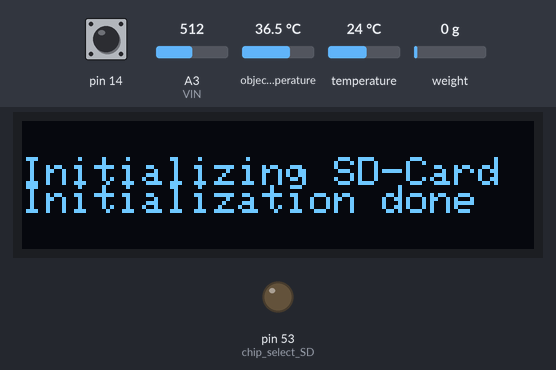
Simulated run of this sketch. Board: Arduino Mega 2560, built with avr-gcc and run on an emulated ATmega2560. Shown: 128×32 one-colour display, output pins drawn as LEDs (lit = HIGH). Inputs (shaded band) come from the test bench; at power-on: weight on the scale 0 g, A3 (VIN) = 512, pin 14 HIGH, object temperature 36.5 °C, temperature 24 °C. The local clock reads 2024-03-15 10:24:30 at power-on unless the sketch sets it; storage starts empty; what the sketch prints to the serial monitor is not drawn.

Above: at 6.2 s.
At 10.3 s:
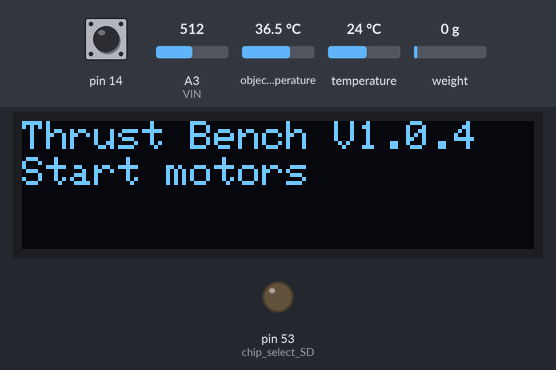
10.4 s: weight on the scale set to 8 g
12.4 s: weight on the scale set to 11 g
At 14.1 s:
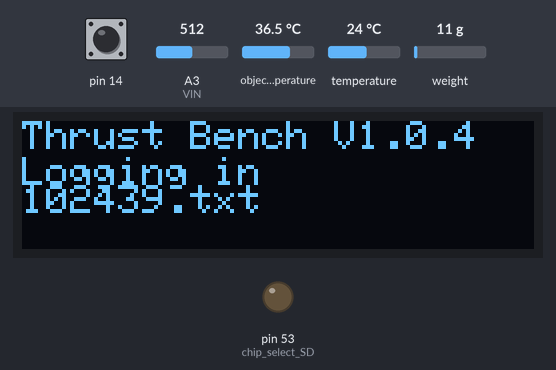
16.6 s: A3 (VIN) set to 490
Timing chart, 0 to 19.6 s (numbered marks = the images above; inputs shaded):
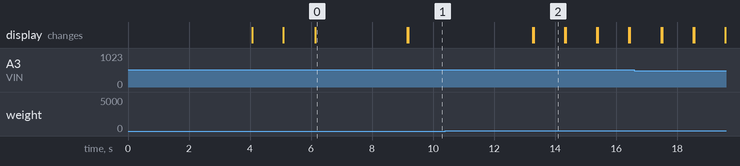

Measured:
- the behaviour switches between 9 and 10 g on weight on the scale (found by bisection; images 1 and 2)
- after the input at 10.4 s, every drawn part: stays the same
- after the input at 12.4 s, the display: first changes after 0.86 s (image 2 shows a later state)
- what the display in image 0 shows lasts 3.1 s, from 6.1 s to 9.2 s
- what the display in image 2 shows lasts 1.0 s, from 13.3 s to 14.3 s

The sketch:

Thrust_bench_v1_0_5.ino
```cpp
#include <SPI.h>
#include <SD.h>
#include "RTClib.h"
#include <Adafruit_MLX90614.h>
#include <time.h>
#include "HX711.h"
#include <Wire.h>
#include <Adafruit_GFX.h>
#include <Adafruit_SSD1306.h>


#define SCREEN_WIDTH 128 // OLED display width, in pixels
#define SCREEN_HEIGHT 32 // OLED display height, in pixels

#define OLED_RESET     -1 // Reset pin # (or -1 if sharing Arduino reset pin)
#define SCREEN_ADDRESS 0x3C ///< See datasheet for Address; 0x3D for 128x64, 0x3C for 128x32
Adafruit_SSD1306 display(SCREEN_WIDTH, SCREEN_HEIGHT, &Wire, OLED_RESET);

#define VIN A3 // define the Arduino pin A0 as voltage input (V in)
const float VCC   = 5.0;// supply voltage 5V or 3.3V. If using PCB, set to 5V only.
const int model = 0;   // enter the model (see below)

float cutOffLimit = 1.00;// reading cutt off current. 1.00 is 1 Amper


float sensitivity[] ={
          40.0,// for ACS758LCB-050B
          60.0,// for ACS758LCB-050U
          20.0,// for ACS758LCB-100B
          40.0,// for ACS758LCB-100U
          13.3,// for ACS758KCB-150B
          16.7,// for ACS758KCB-150U
          10.0,// for ACS758ECB-200B
          20.0,// for ACS758ECB-200U
         };
float quiescent_Output_voltage [] ={
          0.5,// for ACS758LCB-050B
          0.12,// for ACS758LCB-050U
          0.5,// for ACS758LCB-100B
          0.12,// for ACS758LCB-100U
          0.5,// for ACS758KCB-150B
          0.12,// for ACS758KCB-150U
          0.5,// for ACS758ECB-200B
          0.12,// for ACS758ECB-200U
          };
const float FACTOR = sensitivity[model]/1000;// set sensitivity for selected model
const float QOV =   quiescent_Output_voltage [model] * VCC;// set quiescent Output voltage for selected model
float voltage;// internal variable for voltage
float cutOff = FACTOR/cutOffLimit;// convert current cut off to mV


bool LOG_FLAG = false;
int File_index = 0;
//int myFilename = 0;


Adafruit_MLX90614 mlx = Adafruit_MLX90614();

// HX711 circuit wiring
const int LOADCELL_DOUT_PIN = 5;
const int LOADCELL_SCK_PIN = 4;

HX711 scale;
float THRUST;


File myFile;
String myFilename;

RTC_DS1307 rtc;
//RTC_DS3231 rtc;
String FOLDER_NAME;
String FILE_NAME;

String Data_line;
const int chip_select_SD = 53;


float Ambient_temp;
float Object_temp;


//--------------------------------DISPLAY BITMAP--------------------------------------------------//


// 'airbotix_technology_logo(1)', 128x32px
const unsigned char epd_bitmap_airbotix_technology_logo_1_ [] PROGMEM = {
	0x00, 0x00, 0x00, 0x00, 0x00, 0x00, 0x00, 0x00, 0x00, 0x00, 0x00, 0x00, 0x00, 0x00, 0x00, 0x00,
	0x00, 0x00, 0x00, 0x00, 0x00, 0x00, 0x00, 0x00, 0x00, 0x00, 0x00, 0x00, 0x00, 0x00, 0x00, 0x00,
	0x00, 0x14, 0x00, 0x00, 0x00, 0x00, 0x00, 0x00, 0x00, 0x00, 0x00, 0x10, 0x38, 0x42, 0xe0, 0x00,
	0x00, 0x1f, 0xff, 0xff, 0xff, 0xff, 0xff, 0xff, 0xff, 0xff, 0xff, 0xff, 0xff, 0xff, 0xfc, 0x00,
	0x00, 0x1f, 0xff, 0xff, 0xff, 0xff, 0xff, 0xff, 0xff, 0xff, 0xff, 0xff, 0xff, 0xff, 0xfc, 0x00,
	0x00, 0x1f, 0xff, 0xff, 0xff, 0xff, 0xff, 0xff, 0xff, 0xff, 0xff, 0xff, 0xff, 0xff, 0xfc, 0x00,
	0x00, 0x1f, 0xff, 0xff, 0xff, 0xff, 0xff, 0xff, 0xff, 0xff, 0xff, 0xff, 0xff, 0xff, 0xfc, 0x00,
	0x00, 0x1f, 0xff, 0xff, 0xff, 0xff, 0xfc, 0x00, 0x00, 0x3f, 0xff, 0xff, 0xfe, 0x0f, 0xfc, 0x00,
	0x00, 0x1f, 0xff, 0xff, 0xff, 0xff, 0xf0, 0x00, 0x00, 0x0f, 0xff, 0xff, 0xff, 0x03, 0xfc, 0x00,
	0x00, 0x1f, 0xff, 0xff, 0xff, 0xff, 0xe0, 0x00, 0x00, 0x07, 0xff, 0xff, 0xfe, 0x0f, 0xfc, 0x00,
	0x00, 0x1f, 0xff, 0xff, 0xff, 0xff, 0xc0, 0x00, 0x00, 0x01, 0xff, 0xff, 0xf8, 0x3f, 0xfc, 0x00,
	0x00, 0x1f, 0xff, 0xff, 0xff, 0xff, 0x00, 0x00, 0x00, 0x00, 0xff, 0xff, 0xe1, 0xff, 0xfc, 0x00,
	0x00, 0x1f, 0xff, 0xff, 0xff, 0xfe, 0x00, 0x00, 0x00, 0x00, 0x3f, 0xfe, 0x1f, 0xf3, 0xfc, 0x00,
	0x00, 0x1f, 0xff, 0xff, 0xff, 0xfc, 0x00, 0x00, 0x00, 0x00, 0x1f, 0xf0, 0xff, 0x8f, 0xfc, 0x00,
	0x00, 0x1f, 0xff, 0xff, 0xff, 0xf0, 0x00, 0x01, 0xc0, 0x00, 0x0e, 0x0f, 0xf8, 0x7f, 0xfc, 0x00,
	0x00, 0x1f, 0xff, 0xff, 0xff, 0xe0, 0x00, 0x03, 0xe0, 0x00, 0x01, 0xff, 0x83, 0xff, 0xfc, 0x00,
	0x00, 0x1f, 0xff, 0xff, 0xff, 0x80, 0x00, 0x0f, 0xf8, 0x00, 0x3f, 0xf8, 0x3f, 0xff, 0xfc, 0x00,
	0x00, 0x1f, 0xff, 0xff, 0xff, 0x00, 0x00, 0x1f, 0xfc, 0x07, 0xff, 0x03, 0xff, 0xff, 0xfc, 0x00,
	0x00, 0x1f, 0xff, 0xff, 0xfe, 0x00, 0x00, 0x7f, 0xc1, 0xff, 0xe0, 0x1f, 0xff, 0xff, 0xfc, 0x00,
	0x00, 0x1f, 0xff, 0xff, 0xf8, 0x00, 0x00, 0xf0, 0x7f, 0xfc, 0x00, 0x1f, 0xff, 0xff, 0xfc, 0x00,
	0x00, 0x1f, 0xff, 0xff, 0xf0, 0x00, 0x00, 0x1f, 0xff, 0x00, 0x00, 0x07, 0xff, 0xff, 0xfc, 0x00,
	0x00, 0x1f, 0xef, 0xff, 0xe0, 0x00, 0x1f, 0xff, 0x80, 0x20, 0x00, 0x03, 0xff, 0xff, 0xfc, 0x00,
	0x00, 0x1f, 0xc1, 0xff, 0x80, 0x3f, 0xff, 0xc0, 0x0f, 0xf8, 0x00, 0x00, 0xff, 0xff, 0xfc, 0x00,
	0x00, 0x1f, 0xfe, 0x07, 0xff, 0xff, 0xe0, 0x07, 0xff, 0xff, 0xff, 0xff, 0xff, 0xff, 0xfc, 0x00,
	0x00, 0x1f, 0xff, 0xff, 0xff, 0x80, 0x07, 0xff, 0xff, 0xff, 0xff, 0xff, 0xff, 0xff, 0xfc, 0x00,
	0x00, 0x1f, 0xff, 0xf8, 0x00, 0x3f, 0xff, 0xff, 0xff, 0xff, 0xff, 0xff, 0xff, 0xff, 0xfc, 0x00,
	0x00, 0x1f, 0xff, 0xff, 0xff, 0xff, 0xff, 0xff, 0xff, 0xff, 0xff, 0xff, 0xff, 0xff, 0xfc, 0x00,
	0x00, 0x1f, 0xff, 0xff, 0xff, 0xff, 0xff, 0xff, 0xff, 0xff, 0xff, 0xff, 0xff, 0xff, 0xfc, 0x00,
	0x00, 0x1f, 0xff, 0xff, 0xff, 0xff, 0xff, 0xff, 0xff, 0xff, 0xff, 0xff, 0xff, 0xff, 0xfc, 0x00,
	0x00, 0x1f, 0xff, 0xff, 0xff, 0xff, 0xff, 0xff, 0xff, 0xff, 0xff, 0xff, 0xff, 0xff, 0xfc, 0x00,
	0x00, 0x00, 0x00, 0x00, 0x00, 0x00, 0x00, 0x00, 0x00, 0x00, 0x00, 0x00, 0x00, 0x00, 0x00, 0x00,
	0x00, 0x00, 0x00, 0x00, 0x00, 0x00, 0x00, 0x00, 0x00, 0x00, 0x00, 0x00, 0x00, 0x00, 0x00, 0x00
};

// Array of all bitmaps for convenience. (Total bytes used to store images in PROGMEM = 528)
const int epd_bitmap_allArray_LEN = 1;
const unsigned char* epd_bitmap_allArray[1] = {
	epd_bitmap_airbotix_technology_logo_1_
};


String create_folder()
{
  DateTime now = rtc.now();
  String foldername = String (now.year(), DEC) + String (now.month(), DEC) + String (now.day(), DEC);
  return foldername;
}

String get_time()
{
  DateTime now = rtc.now();
  String RTC_TIME = String(now.hour(), DEC) + ":" + String(now.minute(), DEC) + ":" + String(now.second(), DEC);
  return RTC_TIME;

}

String get_filename()
{
  DateTime now = rtc.now();
  String filename = String(now.hour(), DEC) + String(now.minute(), DEC) + String(now.second(), DEC) + ".txt";
  //String filename = String(now.hour(), DEC) + String(now.minute(), DEC) + ".txt";
  return filename;
}

void setup()
{
  Serial.begin(9600);
  //-----------------Display Setup WITH LOGO-------------------------------------//
  // SSD1306_SWITCHCAPVCC = generate display voltage from 3.3V internally
  if(!display.begin(SSD1306_SWITCHCAPVCC, SCREEN_ADDRESS)) {
    Serial.println(F("SSD1306 allocation failed"));
    for(;;); // Don't proceed, loop forever
  }

  display.clearDisplay();

  display.drawBitmap(0,0,epd_bitmap_airbotix_technology_logo_1_,128,32,WHITE);
  display.display();
  delay(4000);
  display.clearDisplay();
  display.display();


//------------------------LOAD CELL SETUP---------------------------------//

  scale.begin(LOADCELL_DOUT_PIN, LOADCELL_SCK_PIN);
  scale.set_scale(-710.f);         // this value is obtained by calibrating the scale with known weights; see the README for details
  scale.tare();


  // SD CARD initialization
  Serial.print("Initializing SD card...");
  display.setTextSize(1);
  display.setCursor(0, 9);
  display.setTextColor(WHITE);
  display.print("Initializing SD-Card");
  display.display();
  //delay(3000);
  //display.clearDisplay();
  //display.display();
  pinMode(chip_select_SD, OUTPUT);

  if (!SD.begin(chip_select_SD)) {
    Serial.println("initialization failed!");
    display.setTextSize(1);
    display.setCursor(0, 20);
    display.setTextColor(WHITE);
    display.print("Insert SD-card");
    display.display();
    delay(10000);
    display.clearDisplay();
    display.display();
    return;
  }

  // RTC initialization
  if (!rtc.begin())
  {
    Serial.println("Couldn't find RTC");
    display.clearDisplay();
    display.display();
    display.setTextSize(1);
    display.setCursor(0, 9);
    display.setTextColor(WHITE);
    display.print("RTC not found");
    display.setCursor(0, 16);
    display.println("Reset after connecting RTC");
    display.display();
    //delay(10000);
    //display.clearDisplay();
    //display.display();
    while (1);
  }
  //Date time update
  if (! rtc.isrunning()){
    rtc.adjust(DateTime(F(__DATE__), F(__TIME__)));
  }
  // MLX initialization

  if (!mlx.begin()) {
    Serial.println("Error connecting to MLX sensor. Check wiring.");
    display.clearDisplay();
    delay(1000);
    display.display();
    display.setTextSize(1);
    display.setCursor(0, 9);
    display.setTextColor(WHITE);
    display.print("MLX Sensor not found");
    display.display();
    //delay(20000);
    //display.clearDisplay();
    //display.display();
    while (1);
  }


  Serial.println("initialization done.");
    //display.clearDisplay();
    delay(1000);
    display.display();
    display.setTextSize(1);
    display.setCursor(0, 16);
    display.setTextColor(WHITE);
    display.print("Initialization done");
    display.display();
    delay(3000);

  FOLDER_NAME = create_folder();
  FILE_NAME = get_filename();

  SD.mkdir(FOLDER_NAME);

  myFile = SD.open(FOLDER_NAME + "/" + FILE_NAME, FILE_WRITE);
  myFilename = FILE_NAME ;

  //myFile.println(THRUST);
  //myFile.println("hello2");
  //Serial.println(myFilename);

  //Emergency button test
  pinMode(14,INPUT_PULLUP);

    display.clearDisplay();
    display.display();


    display.setCursor(0, 9);
    display.setTextColor(WHITE);
    display.setTextSize(1);
    display.print("Start motors");
    display.display();

}


void loop()
{

   display.setCursor(0, 0);
   display.setTextColor(WHITE);
   display.setTextSize(1);
   display.print("Thrust Bench V1.0.4");
   display.display();

  //-------------------Current Reading---------------------------//

  float voltage_raw =   (5.0 / 1023.0)* analogRead(VIN);// Read the voltage from sensor
  voltage =  voltage_raw - QOV + 0.007 ;// 0.007 is a value to make voltage zero when there is no current
  float current = voltage / FACTOR;
  if(abs(voltage) > cutOff ){
    Serial.print("V: ");
    Serial.print(voltage,3);// print voltage with 3 decimal places
    Serial.print("V, I: ");
    Serial.print(current,2); // print the current with 2 decimal places
    Serial.println("A");
  }
  /*}else{
    //Serial.println("No Current");

  }*/
  delay(500);

  // Reading motor thrust
  THRUST = scale.get_units(5);

  // Reading Temperature from MLX
  Ambient_temp = mlx.readAmbientTempC();
  Object_temp = mlx.readObjectTempC();

  Data_line = get_time() + "\t" + String(Ambient_temp) + "\t" + String(Object_temp) + "\t" + String(THRUST) + "\t" + String(current,2);
  Serial.println(Data_line);

  if (THRUST >= 10 && THRUST < 500)
  {
    LOG_FLAG = true;
    //myFile = SD.open(FOLDER_NAME + "/" + FILE_NAME, FILE_WRITE);
  }
  else if (THRUST < 10 )
  {
    //myFile.close();
  }

  /*if (!LOG_FLAG){
    display.setCursor(0, 9);
         display.setTextColor(WHITE);
         display.setTextSize(1);
         display.print("Start motors");
         display.display();
  }*/

  if (LOG_FLAG)
  {
    if (!SD.exists(FOLDER_NAME))
    {
      Serial.println("File does not exists!!!");
    }
    else
    {
      int button_state = digitalRead(14);

      if (button_state == HIGH) {
      // close the file:

         Serial.println("NORMAL");
         Serial.print("logging");
         myFile.println(Data_line);
         Serial.println(myFilename);
         display.clearDisplay();
         display.display();
         display.setCursor(0, 9);
         display.setTextColor(WHITE);
         display.setTextSize(1);
         display.print("Logging in");
         display.setCursor(0, 16);
         display.print(myFilename);
         display.display();
        /* Serial.println("Ambient_temp");
         Serial.print(Ambient_temp);
         Serial.println("Object_temp");
         Serial.print(Object_temp);
         Serial.println("Thrust");
         Serial.print(THRUST);*/
         //myFile.println(THRUST);
         //delay(100);

      }
      if (button_state == LOW){


       //Serial.println("EMERGENCY");
       myFile.close();
       Serial.println("done writing.");
       display.clearDisplay();
       display.display();
       display.setCursor(0, 9);
       display.setTextColor(WHITE);
       display.setTextSize(1);
       display.print("done writing in");
       display.setCursor(0, 16);
       display.print(myFilename);
       display.setCursor(0, 24);
       display.print("Reset for new file");
       display.display();

       LOG_FLAG = false;


      }

    }

  }
}
```
